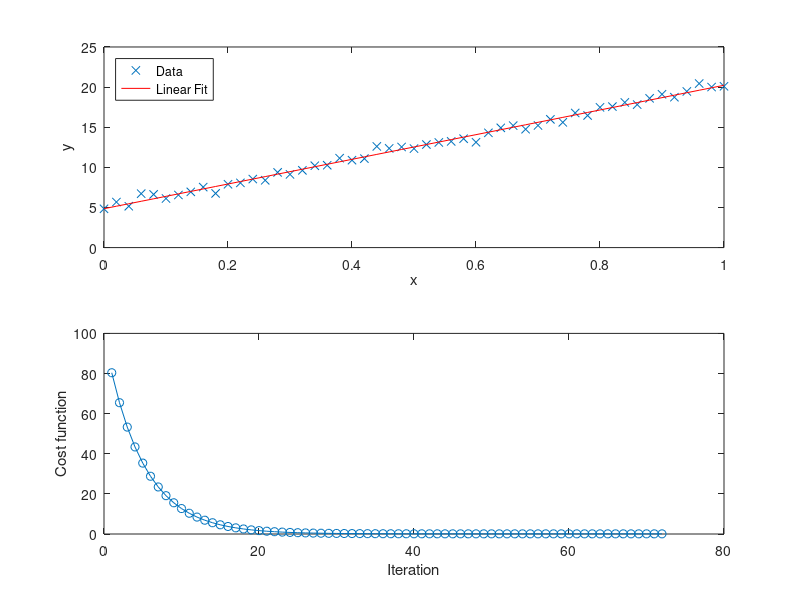

The MATLAB source for this figure:
clc; clear; close all;
%%
% Data Generation       
max_iter = 1000;
m = 51;
x = linspace(0,1,m);
noise = normrnd(0, 0.4, size(x));
y = 15*x+5+noise;


%%
%intial guesses for w0 & w1
w0 = rand(1);
w1 = rand(1);
alp = 1.5;
j = zeros(max_iter,1);
j(1) = 0.5/m*sum((y-w1*x-w0).^2);
err = 1;
iter = 1;
%%
figure;
while err > 1.e-5 && iter < max_iter  
    yh= w1*x +w0;
    dw0 = -alp*sum(yh -y)/m;
    dw1 = -alp*sum((yh-y).*x)/m;

    w0 = w0 + dw0;
    w1 = w1+dw1;

    iter = iter + 1;
    j(iter) = 0.5/m*sum((y - w1*x-w0).^2);

    if iter > 1
        err = abs(j(iter)- j(iter-1));
    else
        err = 1
    end

    clf;
    subplot(2,1,1);
    plot(x,y,'x', 'DisplayName', 'Data');
    hold on;
    plot(x, yh, 'r', 'DisplayName', 'Linear Fit');
    xlabel('x'); ylabel('y');
    legend('Location','northwest');
    hold off;

    subplot(2,1,2);
    plot(1:iter, j(1:iter), '-o');
     xlabel('Iteration'); ylabel('Cost function');

    drawnow;
end

disp(['w0: ', num2str(w0)]);
disp(['w1: ', num2str(w1)]);